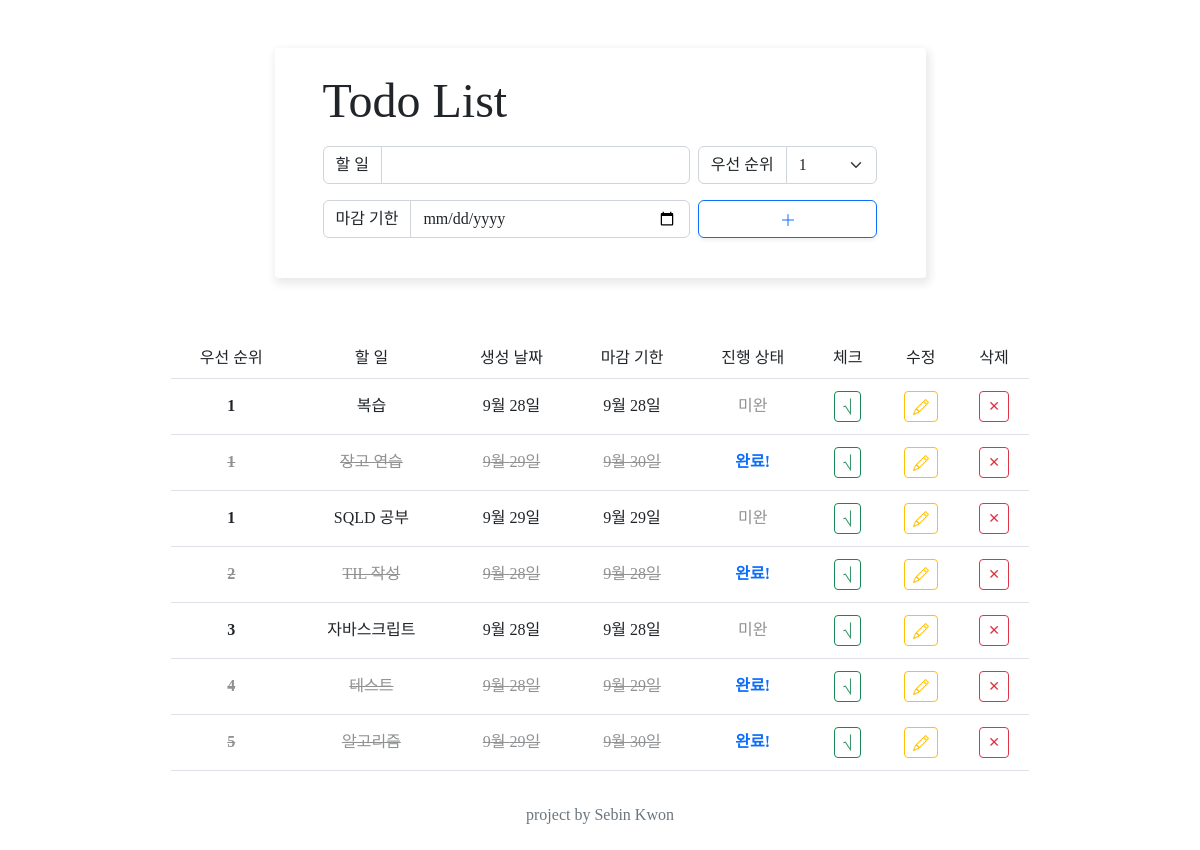
Before: / with the older database file.
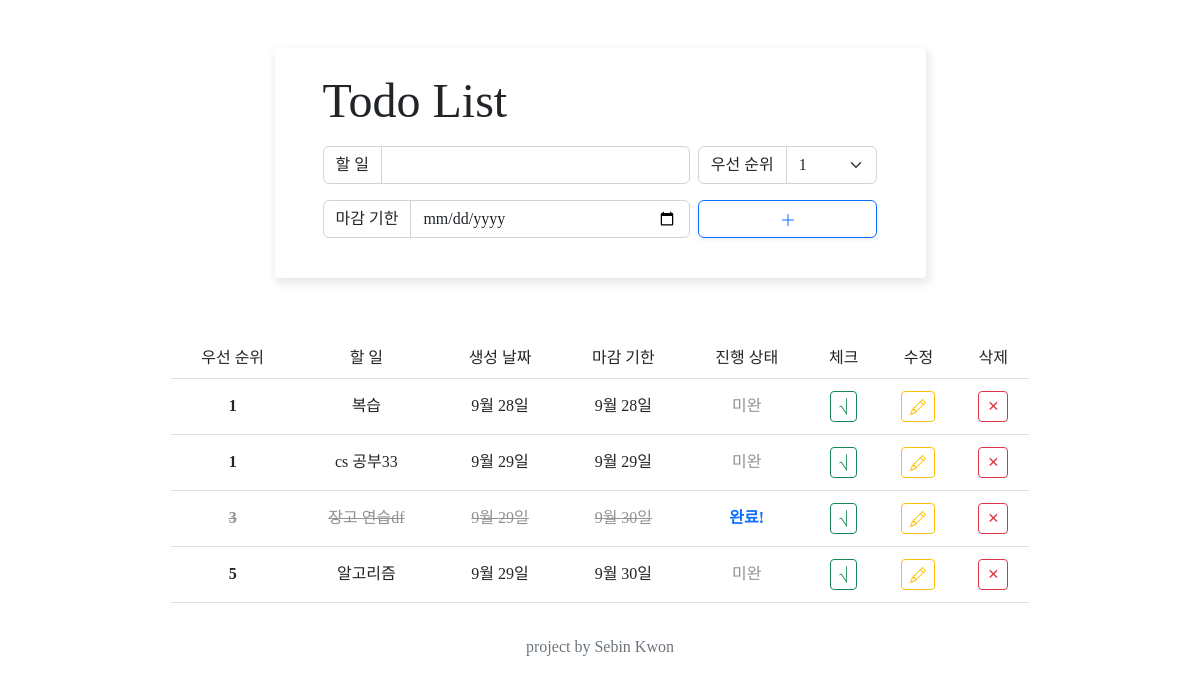
After: the same page with the newer database file.
### todos/models.py (models this page shows)
class Todo(models.Model):
    content = models.CharField(max_length=80)
    completed = models.BooleanField(default=False)
    priority = models.IntegerField(default=3)
    created_at = models.DateField(auto_now_add=True)
    deadline = models.DateField(null=True)

### todos/views.py (the view)
# urls.py: path('', views.index, name='index'),
def index(request):
    todos = Todo.objects.all().order_by('priority')
    context = {
        'todos' : todos,
    }
    return render(request, 'todos/index.html', context)

### todos/templates/todos/index.html (shortened to what this page needs)
{% extends 'base.html' %}
{% block content %}
<body style="font-family:'Noto';">
  <div class="container row my-5 mx-auto justify-content-center">
    <div class="rounded-1 col-12 col-md-9 col-lg-7" style="padding: 2vw 4vw; box-shadow: 2px 4px 8px 2px rgba(26, 26, 26, 0.098);">
      <h1 class="fw-light mb-3" style="font-size: 3rem;">Todo List</h1>
      <form action="{% url 'todos:create' %}">
        <div class="row g-2">
          <div class="col-8">
            <div class="input-group mb-3">
              <span class="bg-white fw-light input-group-text" id="todolist">할 일</span>
              <input value="{{ todo.content }}" type="text" name="content" class="form-control" aria-label="todo" aria-describedby="todolist" maxlength="80">
            </div>
          </div>
        <div class="col-4">
          <div class="input-group mb-3">
            <label class="bg-white fw-light input-group-text" for="inputGroupSelect01">우선 순위</label>
            <select class="form-select" id="inputGroupSelect01" name="priority">
              <option value="1">1</option>
            </select>
          </div>
        </div>
      </div>
      <div class="row g-2">
        <div class="col-8">
        <div class="input-group mb-3">
          <span class="bg-white fw-light input-group-text" id="basic-addon1">마감 기한</span>
          <input type="date" class="form-control" name="deadline" placeholder="Username" aria-label="Username" aria-describedby="basic-addon1">
        </div>
      </div>
        <div class="col-4">
          <div class="d-grid">
          <button type="submit" class="shadow-sm btn btn-outline-primary" value=""><svg xmlns="http://www.w3.org/2000/svg" width="16" height="16" fill="currentColor" class="bi bi-plus-lg" viewBox="0 0 16 16">
            <path fill-rule="evenodd" d="M8 2a.5.5 0 0 1 .5.5v5h5a.5.5 0 0 1 0 1h-5v5a.5.5 0 0 1-1 0v-5h-5a.5.5 0 0 1 0-1h5v-5A.5.5 0 0 1 8 2Z"/>
          </svg></button>
          </div>
        </div>
      </div>
      </form>
    </div>
  <div class="mt-4 col-12 col-md-11 col-lg-10" style="padding: 3vw;">
    <table class="table text-center align-middle">
      <thead>
        <tr>
          <th class="fw-light" scope="col">우선 순위</th>
          <th class="fw-light" scope="col">할 일</th>
          <th class="fw-light" scope="col">생성 날짜</th>
          <th class="fw-light" scope="col">마감 기한</th>
          <th class="fw-light" scope="col">진행 상태</th>
          <th class="fw-light" scope="col">체크</th>
          <th class="fw-light" scope="col">수정</th>
          <th class="fw-light" scope="col">삭제</th>
        </tr>
      </thead>
      <tbody>
        {% for todo in todos %}
        <tr>
          {% if todo.completed == False %}
          <th scope="row">{{ todo.priority }}</th>
          <td>{{ todo.content }}</td>
          <td>{{ todo.created_at.month }}월 {{ todo.created_at.day }}일</td>
          <td>{{ todo.deadline.month }}월 {{ todo.deadline.day }}일</td>
          <td class="opacity-50">미완</td>
          {% else %}
          <th class="opacity-50 text-decoration-line-through" scope="row">{{ todo.priority }}</th>
          <td class="opacity-50 text-decoration-line-through">{{ todo.content }}</td>
          <td class="opacity-50 text-decoration-line-through">{{ todo.created_at.month }}월 {{ todo.created_at.day }}일</td>
          <td class="opacity-50 text-decoration-line-through">{{ todo.deadline.month }}월 {{ todo.deadline.day }}일</td>
          <td class="text-primary fw-bold">완료!</td>
          {% endif %}
          <td><a class="btn btn-outline-success btn-sm my-1" href="{% url 'todos:update' todo.pk %}">⎷</a></td>
          <td>
            <a href="{% url 'todos:edit' todo.pk %}" class="btn btn-outline-warning btn-sm my-1" data-bs-toggle="modal" data-bs-target="#modal{{ todo.pk }}" data-bs-whatever="@mdo">
            </a>
          </td>
          <td><a class="btn btn-outline-danger btn-sm my-1" href="{% url 'todos:delete' todo.pk %}">✕</a></td>
        </tr>
        {% endfor %}
      </tbody>
    </table>
  <footer class="position-sticky bottom-0">
    <div class="py-3 fw-light text-center text-secondary">project by Sebin Kwon</div>
  </footer>
</body>
{% endblock content %}

### templates/base.html (shortened to what this page needs)
<!DOCTYPE html>
<html lang="en">
<head>
  <link href="https://cdn.jsdelivr.net/npm/bootstrap@5.2.1/dist/css/bootstrap.min.css" rel="stylesheet">
</head>
<body>
  {% block content %}
  {% endblock content %}
</body>
</html>

Changed rows visible on the page:
removed Todo: priority "1", content "SQLD 공부", created_at.month "9", created_at.day "29", deadline.month "9", deadline.day "29"
removed Todo: priority "2", content "TIL 작성", created_at.month "9", created_at.day "28", deadline.month "9", deadline.day "28"
removed Todo: priority "3", content "자바스크립트", created_at.month "9", created_at.day "28", deadline.month "9", deadline.day "28"
removed Todo: priority "4", content "테스트", created_at.month "9", created_at.day "28", deadline.month "9", deadline.day "29"
added Todo: priority "1", content "cs 공부33", created_at.month "9", created_at.day "29", deadline.month "9", deadline.day "29"
changed Todo: priority "1" → "3"; content "장고 연습" → "장고 연습df"
changed Todo "알고리즘": completed "완료!" → "미완"
